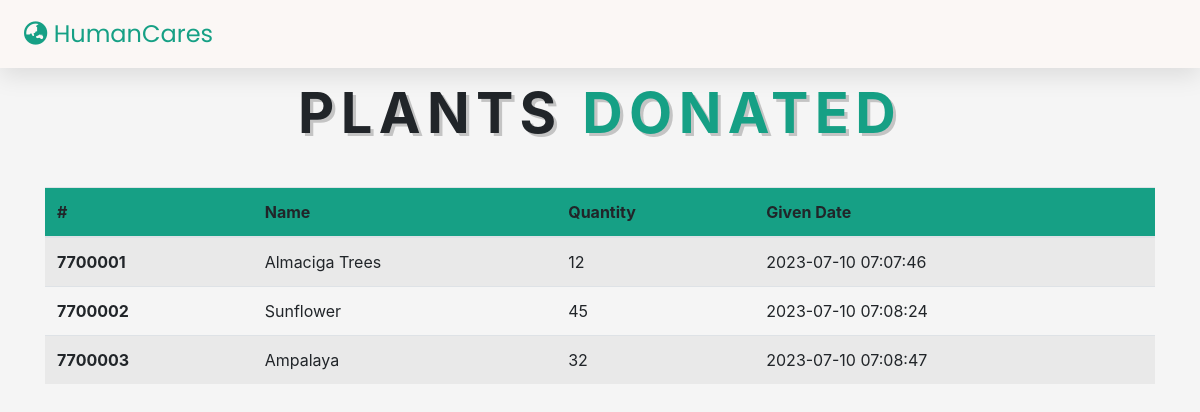
Page /plantdonationsadmin.php on the committed database.
### tables this page shows
CREATE TABLE `plant_donations` (
  `PlantID` int(7) NOT NULL,
  `user_id` bigint(20) NOT NULL,
  `Name` varchar(50) NOT NULL,
  `Type` varchar(50) NOT NULL,
  `Quantity` int(10) NOT NULL,
  `GivenDate` timestamp NOT NULL DEFAULT current_timestamp() ON UPDATE current_timestamp()
);

### plantdonationsadmin.php (the view, shortened to what this page needs)
<?php
include 'connection.php';
?>
<!doctype html>
<html lang="en">
<head>
    <link rel="stylesheet" href="https://cdn.jsdelivr.net/npm/bootstrap@4.0.0/dist/css/bootstrap.min.css">
    <link rel="stylesheet" href="https://cdnjs.cloudflare.com/ajax/libs/font-awesome/5.15.4/css/all.min.css">
    <link rel="stylesheet" href="css/stylepda.css">
</head>
<body>
    <header class="header">
        <a href="adminhome.php" class="logo"><i class="fas fa-globe-asia"></i> humanCares</a>
    </header>
    <h1 class="heading"> Plants <span style="color:#16a085">Donated</span></h1>
    <div class="container">
        <table class="table table-striped">
            <thead class="toptable">
                <tr>
                    <th scope="col">#</th>
                    <th scope="col">Name</th>
                    <th scope="col">Quantity</th>
                    <th scope="col">Given Date</th>
                </tr>
            </thead>
            <tbody>
                <?php
                $sql = "Select * from `plant_donations`";
                $result = mysqli_query($con, $sql);
                if ($result) {
                    while ($row = mysqli_fetch_assoc($result)) {
                        $id = $row['PlantID'];
                        $name = $row['Name'];
                        $quantity = $row['Quantity'];
                        $givendate = $row['GivenDate'];
                        echo '<tr>
                        <th scope="row"> ' . $id . '</th>
                        <td>' . $name . '</td>
                        <td>' . $quantity . '</td>
                        <td>' . $givendate . '</td>
                    </tr>';
                    }
                }
                ?>
        </table>
    </div>
</body>
</html>

### css/stylepda.css (style rules this page uses)
:root { --green: #16a085; --black: #444; --light-color: #777; --box-shadow: .2rem .2rem 0 rgba(22, 160, 133, .2); --text-shadow: .2rem .2rem 0 rgba(0, 0, 0, .2); --border: .2rem solid var(--green); }
body { background: #f5f5f5; scroll-behavior: smooth; display: flex; height: 100vh; flex-direction: column; }
.header { padding: 1rem 2%; position: fixed; top: 0; left: 0; right: 0; z-index: 1000; box-shadow: 0 .5rem 1.5rem rgba(0, 0, 0, .1); display: flex; align-items: center; justify-content: space-between; background: #fff; }
.header .logo { font-size: 1.5rem; color: var(--balck); }
.header .logo i { color: var(--green); }
.header a { text-transform: capitalize; text-decoration: none; font-family: 'Poppins', sans-serif; }
.toptable { background-color: var(--green); }
.container { margin-top: 2rem; }
.heading { padding-top: 5rem; text-align: center; text-shadow: var(--text-shadow); text-transform: uppercase; color: var(--balck); font-size: 3.5rem; letter-spacing: .4rem; font-weight: bold; }

### plantdonationsadmin.php (style rules this page uses)
.header { background-color: #fbf7f5; }

### rows in the picture
plant_donations: PlantID "7700001", Name "Almaciga Trees", Quantity "12", GivenDate "2023-07-10 07:07:46"
plant_donations: PlantID "7700002", Name "Sunflower", Quantity "45", GivenDate "2023-07-10 07:08:24"
plant_donations: PlantID "7700003", Name "Ampalaya", Quantity "32", GivenDate "2023-07-10 07:08:47"
